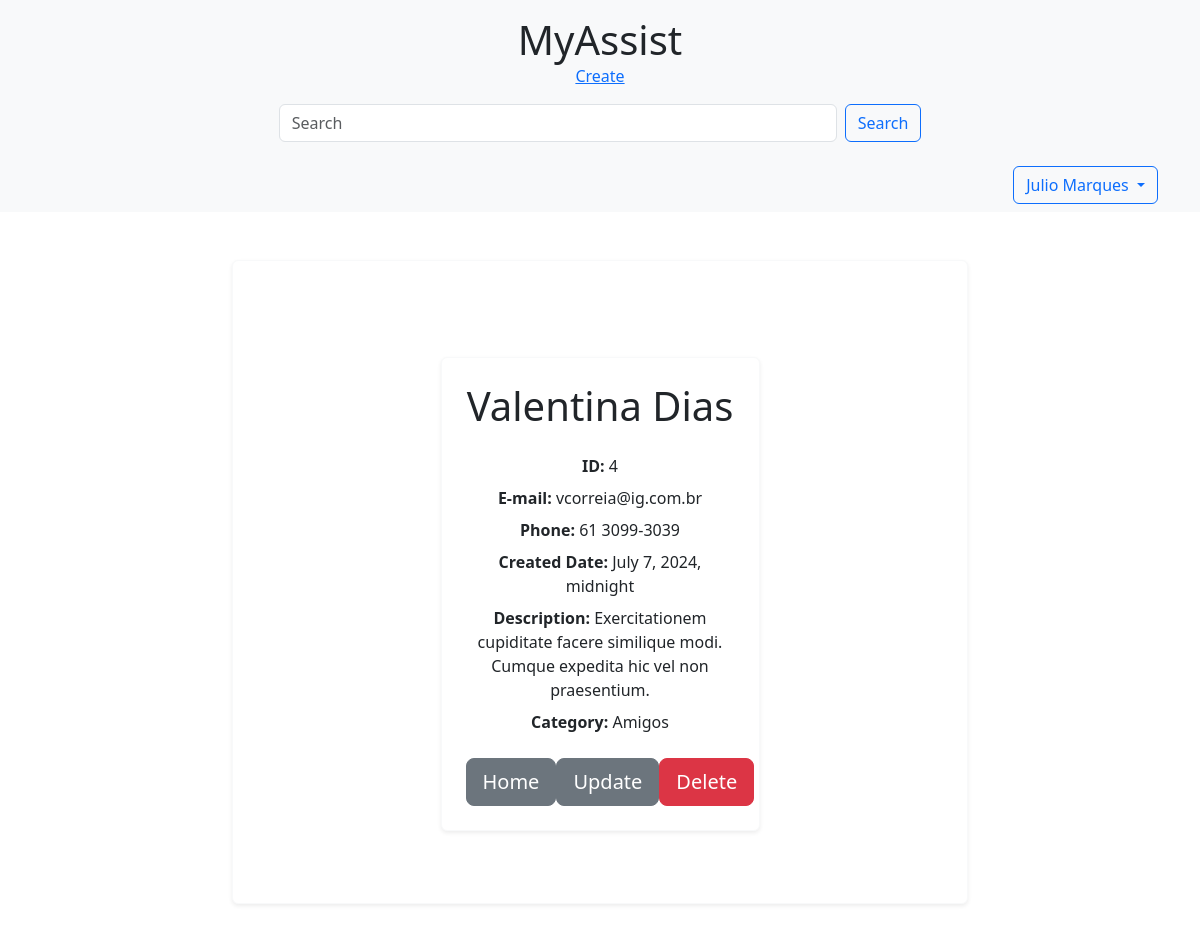
Screenshot of /contact/4/detail/ (signed in) with the database file from the repository.
### accounts/models.py (models this page shows, shortened)
class User(AbstractBaseUser, PermissionsMixin):
    first_name = models.CharField(_("first name"), max_length=150, blank=True)
    email = models.EmailField(_("email address"), unique=True)
    is_staff = models.BooleanField(
        _("staff status"),
        default=False,
        help_text=_(
            "Designates whether the user can log into this admin site."),
    )
    is_active = models.BooleanField(
        _("active"),
        default=True,
        help_text=_(
            "Designates whether this user should be treated as active. "
            "Unselect this instead of deleting accounts."
        ),
    )
    date_joined = models.DateTimeField(_("date joined"), default=timezone.now)
    objects = UserManager()
    EMAIL_FIELD = "email"
    USERNAME_FIELD = "email"
    REQUIRED_FIELDS = []
    class Meta:
        verbose_name = _("user")
        verbose_name_plural = _("users")

class Account(models.Model):
    first_name = models.CharField(max_length=50)
    last_name = models.CharField(max_length=50, blank=True)
    phone = models.CharField(max_length=50)
    email = models.EmailField(max_length=254)
    created_date = models.DateTimeField(default=timezone.now)
    description = models.TextField(blank=True)
    show = models.BooleanField(default=True)
    picture = models.ImageField(blank=True, upload_to='pictures/%Y/%m/')
    category = models.ForeignKey(
        Category, on_delete=models.SET_NULL, blank=True, null=True)
    owner = models.ForeignKey(
        User, on_delete=models.SET_NULL, blank=True, null=True)

class Category(models.Model):
    name = models.CharField(max_length=50)
    class Meta:
        verbose_name = 'Category'
        verbose_name_plural = 'Categories'

### accounts/views.py (the view)
# urls.py: path('contact/<int:contact_id>/detail/', contact, name='contact'),
@login_required
def contact(request, contact_id):
    single_contact = get_object_or_404(Account, pk=contact_id, show=True)
    context = {
        'contact': single_contact,
    }
    return render(request, 'accounts/contact.html', context)

### accounts/templates/accounts/contact.html (shortened to what this page needs)
{% extends "accounts/base.html" %}
{% block content %}
<div class="container py-5">
    <div class="row justify-content-center">
        <div class="col-md-8 col-lg-6">
            <div class="card shadow-sm border-light">
                <div class="card-body p-4">
                    {% if contact %}
                    <h1 class="card-title mb-4">
                        {{ contact.first_name }} {{ contact.last_name }}
                    </h1>
                    <p class="mb-2"><strong>ID:</strong> {{ contact.id }}</p>
                    <p class="mb-2"><strong>E-mail:</strong> {{ contact.email }}</p>
                    <p class="mb-2"><strong>Phone:</strong> {{ contact.phone }}</p>
                    <p class="mb-2"><strong>Created Date:</strong> {{ contact.created_date }}</p>
                    <p class="mb-2"><strong>Description:</strong> {{ contact.description }}</p>
                    <p class="mb-2"><strong>Category:</strong> {{ contact.category.name }}</p>
                    {% else %}
                    <p>No contact information available.</p>
                    {% endif %}
                    <div class="d-flex justify-content-between align-items-center mt-4">
                        <a class="btn btn-secondary btn-lg" href="{% url 'home' %}">Home</a>
                        <a class="btn btn-secondary btn-lg" href="{% url 'update' contact.id %}">Update</a>
                        <form action="{% url 'delete' contact.id %}" method="POST"
                            onsubmit="return confirm('Tem certeza de que deseja deletar este contato?');">
                            <button type="submit" class="btn btn-danger btn-lg">Delete</button>
                        </form>
                    </div>
                </div>
            </div>
        </div>
    </div>
</div>
{% endblock %}

### accounts/templates/accounts/base.html (shortened to what this page needs)
{% load static %}
<!DOCTYPE html>
<html lang="en">
<head>
    <link href="{% static 'css/bootstrap.min.css' %}" rel="stylesheet">
</head>
<body>
    {% include 'accounts/header.html' %}
    <nav class="navbar navbar-expand-lg navbar-light bg-light">
        <div class="container">
            <div class="collapse navbar-collapse" id="navbarNav">
                {% if user.is_authenticated %}
                <div class="ms-auto">
                    <div class="dropdown">
                        <button class="btn btn-outline-primary dropdown-toggle" type="button" id="userDropdown"
                            data-bs-toggle="dropdown" aria-expanded="false">
                            {{ user.first_name }}
                        </button>
                    </div>
                </div>
                {% else %}
                <a class="btn btn-outline-primary ms-auto" href="{% url 'login' %}">Log In</a>
                {% endif %}
            </div>
        </div>
    </nav>
    <div class="container py-5">
        <div class="row justify-content-center">
            <div class="col-md-10 col-lg-8">
                <div class="card text-center shadow-sm border-light">
                    <div class="card-body p-4">
                        {% block content %}{% endblock %}
                    </div>
                </div>
            </div>
        </div>
    </div>
</body>
</html>

### rows the page displays
User: first_name "Julio Marques"
Account: first_name "Valentina", last_name "Dias", id "4", email "vcorreia@ig.com.br", phone "61 3099-3039", created_date "July 7, 2024, midnight", description "Exercitationem cupiditate facere similique modi. Cumque expedita hic vel non praesentium.", category.name "Amigos"
